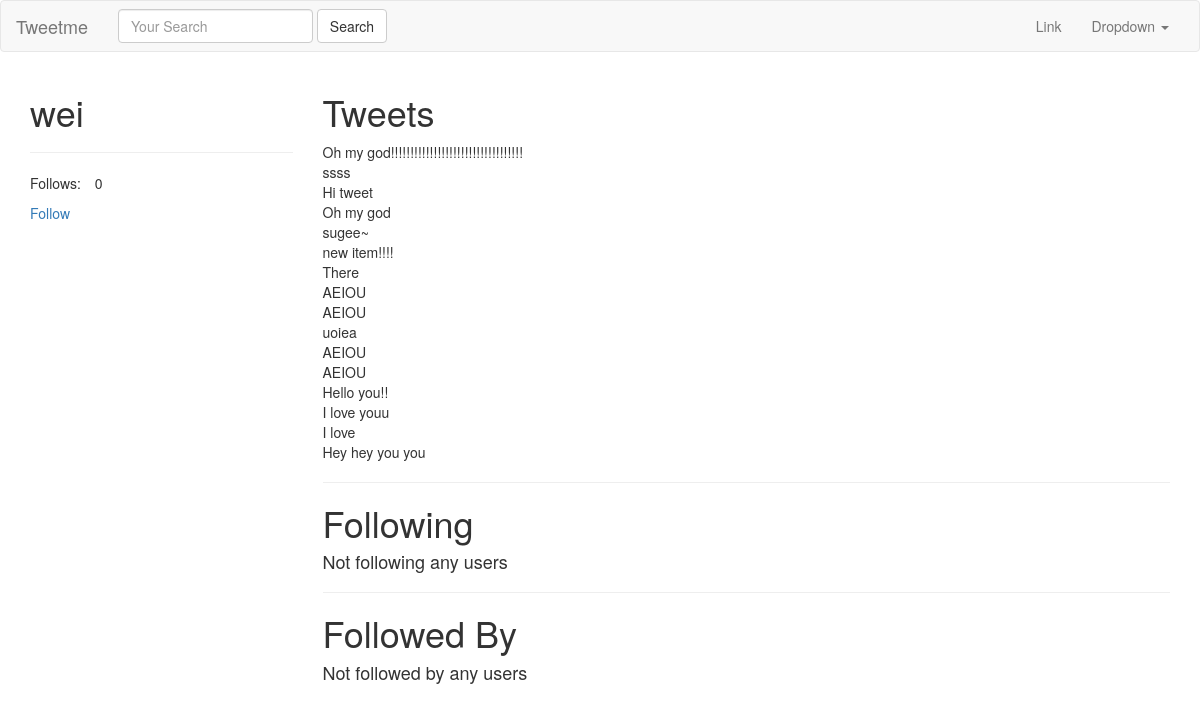
The page /wei/ on the database as committed earlier.
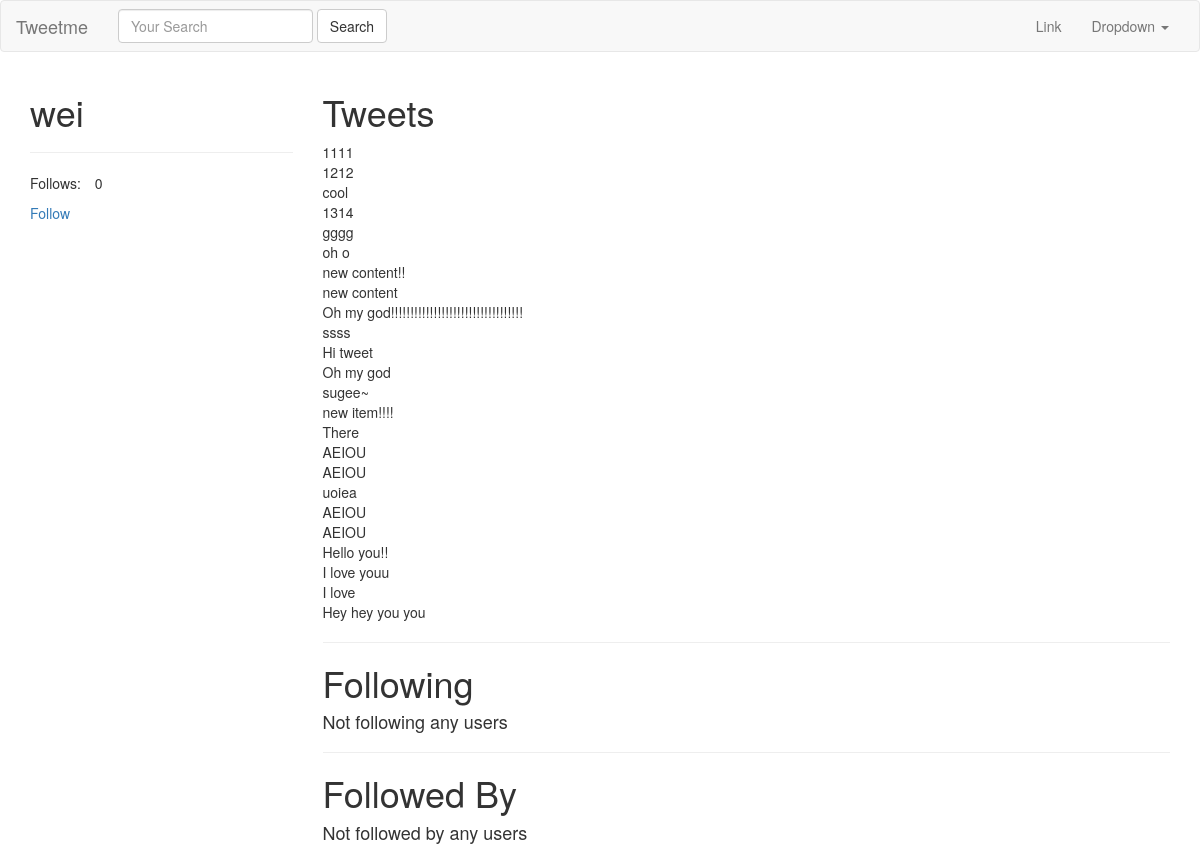
The same page on the database as committed later.
### tweets/models.py (models this page shows, shortened)
class Tweet(models.Model):
	user		= models.ForeignKey(settings.AUTH_USER_MODEL, on_delete=models.DO_NOTHING)
	content		= models.CharField(max_length=140, validators=[validate_content])
	update		= models.DateTimeField(auto_now=True)
	timestamp	= models.DateTimeField(auto_now_add=True)
	def __str__(self):
		return str(self.content)
	class Meta:
		ordering = ['-timestamp']

### accounts/views.py (the view)
# urls.py: url(r'^(?P<username>[\w.@+-]+)/$', UserDetailView.as_view(), name="detail"), #/tweet/1/
class UserDetailView(DetailView):
	template_name = 'accounts/user_detail.html'
	queryset = User.objects.all()
	def get_object(self):
		return get_object_or_404(User, username__iexact=self.kwargs.get("username"))

### accounts/models.py (called while the page is built)
	def all(self):
		qs = self.get_queryset().all()
		try:
			if self.instance:
				qs = qs.exclude(user=self.instance)
		except:
			pass
		return qs

### accounts/templates/accounts/user_detail.html
{% extends "base.html" %}
{% block content %}
<div class="row">
	<div class="col-sm-3 col-xs-12" >
		<h1>{{ object.username }}</h1>
		<hr/>
		<p>Follows:　{{ object.followed_by.all.count }}</p>
		<p>
			<a href="btn btn-link" herf='{% url "profiles:follow" username=object.username %}'>Follow</a>
		</p>
	</div>
	<div class="col-sm-9 col-xs-12">
		<h1>Tweets</h1>
		{% for tweet in object.tweet_set.all %}
		{{tweet}}<br/>
		{% endfor %}
		<hr/>
		<h1>Following <small>{{ object.profile.get_following.count }}</small></h1>
		{% for user in object.profile.get_following %}
		<a href="/{{ user.username　}}">{{user.username}}</a><br/>
		{% empty %}
		<h4>Not following any users</h4>
		{% endfor %}
		<hr/>
		<h1>Followed By</h1>
		{% for profile in object.followed_by.all %}
		<a href="/{{ profile.user.username　}}">{{profile.user.username}}</a><br/>
		{% empty %}
		<h4>Not followed by any users</h4>
		{% endfor %}
	</div>
</div>
{% endblock content %}

### templates/base.html (shortened to what this page needs)
{% load static %}
<html lang="en">
  <head>
    <link href="{% static 'css/bootstrap.min.css' %}" rel="stylesheet">
  </head>
  <body>
    {% include "navbar.html" %}
    <div class="container">
      {% block content %}
      {% endblock content %}
    </div>
  </body>
</html>

### templates/navbar.html (shortened to what this page needs)
<nav class="navbar navbar-default">
  <div class="container-fluid">
    <div class="navbar-header">
      <a class="navbar-brand" href="{% url 'home' %}">Tweetme</a>
    </div>
    {% include 'tweets/search_form.html' %}
    <div class="collapse navbar-collapse" id="bs-example-navbar-collapse-1">
      <ul class="nav navbar-nav navbar-right">
        <li><a href="#">Link</a></li>
        <li class="dropdown">
          <a href="#" class="dropdown-toggle" data-toggle="dropdown" role="button" aria-haspopup="true" aria-expanded="false">Dropdown <span class="caret"></span></a>
        </li>
      </ul>
    </div>
  </div>
</nav>

### tweets/templates/tweets/search_form.html
<form id='navbar-search-form' class="navbar-form navbar-left" method="GET" action='{% url "tweet:list" %}'>
	<div class="form-group">
		<input class="form-control" type="text" name="q" placeholder="Your Search" value="{{ request.GET.q }}" />
	</div>
	<input class="btn btn-default" type="submit" value="Search" />
</form>

Rows that differ between the two databases and show on the page:
added Tweet: content "1111"
added Tweet: content "1212"
added Tweet: content "cool"
added Tweet: content "1314"
added Tweet: content "gggg"
added Tweet: content "oh o"
added Tweet: content "new content!!"
added Tweet: content "new content"
